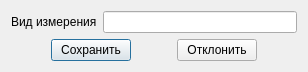
<?xml version="1.0" encoding="UTF-8"?>
<ui version="4.0">
 <class>Dialog</class>
 <widget class="QDialog" name="Dialog">
  <property name="geometry">
   <rect>
    <x>0</x>
    <y>0</y>
    <width>308</width>
    <height>71</height>
   </rect>
  </property>
  <property name="windowTitle">
   <string>Dialog</string>
  </property>
  <layout class="QVBoxLayout" name="verticalLayout">
   <item>
    <layout class="QHBoxLayout" name="horizontalLayout">
     <item>
      <widget class="QLabel" name="label">
       <property name="text">
        <string>Вид измерения</string>
       </property>
      </widget>
     </item>
     <item>
      <widget class="QLineEdit" name="lineEdit"/>
     </item>
    </layout>
   </item>
   <item>
    <layout class="QHBoxLayout" name="horizontalLayout_2">
     <item>
      <widget class="QPushButton" name="pushButton">
       <property name="sizePolicy">
        <sizepolicy hsizetype="Fixed" vsizetype="Fixed">
         <horstretch>0</horstretch>
         <verstretch>0</verstretch>
        </sizepolicy>
       </property>
       <property name="text">
        <string>Сохранить</string>
       </property>
      </widget>
     </item>
     <item>
      <widget class="QPushButton" name="pushButton_2">
       <property name="sizePolicy">
        <sizepolicy hsizetype="Fixed" vsizetype="Fixed">
         <horstretch>0</horstretch>
         <verstretch>0</verstretch>
        </sizepolicy>
       </property>
       <property name="text">
        <string>Отклонить</string>
       </property>
      </widget>
     </item>
    </layout>
   </item>
  </layout>
 </widget>
 <resources/>
 <connections>
  <connection>
   <sender>pushButton_2</sender>
   <signal>clicked()</signal>
   <receiver>Dialog</receiver>
   <slot>close()</slot>
   <hints>
    <hint type="sourcelabel">
     <x>290</x>
     <y>49</y>
    </hint>
    <hint type="destinationlabel">
     <x>209</x>
     <y>35</y>
    </hint>
   </hints>
  </connection>
 </connections>
</ui>
